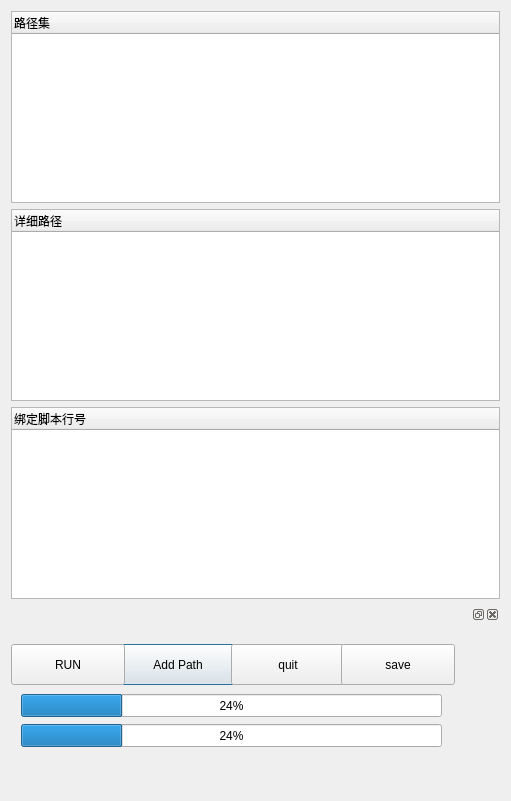
<?xml version="1.0" encoding="UTF-8"?>
<ui version="4.0">
 <class>ExperimentDialog</class>
 <widget class="QDialog" name="ExperimentDialog">
  <property name="geometry">
   <rect>
    <x>0</x>
    <y>0</y>
    <width>511</width>
    <height>801</height>
   </rect>
  </property>
  <property name="windowTitle">
   <string>Dialog</string>
  </property>
  <layout class="QVBoxLayout" name="verticalLayout">
   <item>
    <widget class="QTreeWidget" name="pathList">
     <property name="sizePolicy">
      <sizepolicy hsizetype="Minimum" vsizetype="Expanding">
       <horstretch>0</horstretch>
       <verstretch>0</verstretch>
      </sizepolicy>
     </property>
     <column>
      <property name="text">
       <string>路径集</string>
      </property>
     </column>
    </widget>
   </item>
   <item>
    <widget class="QTreeWidget" name="pathDetail">
     <column>
      <property name="text">
       <string>详细路径</string>
      </property>
     </column>
    </widget>
   </item>
   <item>
    <widget class="QTreeWidget" name="scriptBinder">
     <column>
      <property name="text">
       <string>绑定脚本行号</string>
      </property>
     </column>
    </widget>
   </item>
   <item>
    <widget class="QDockWidget" name="dockWidget">
     <widget class="QWidget" name="dockWidgetContents">
      <widget class="QPushButton" name="addPathBtn">
       <property name="geometry">
        <rect>
         <x>110</x>
         <y>20</y>
         <width>114</width>
         <height>41</height>
        </rect>
       </property>
       <property name="text">
        <string>Add Path</string>
       </property>
       <property name="flat">
        <bool>false</bool>
       </property>
      </widget>
      <widget class="QPushButton" name="runBtn">
       <property name="geometry">
        <rect>
         <x>0</x>
         <y>20</y>
         <width>114</width>
         <height>41</height>
        </rect>
       </property>
       <property name="text">
        <string>RUN</string>
       </property>
      </widget>
      <widget class="QPushButton" name="exitBtn">
       <property name="geometry">
        <rect>
         <x>220</x>
         <y>20</y>
         <width>114</width>
         <height>41</height>
        </rect>
       </property>
       <property name="text">
        <string>quit</string>
       </property>
      </widget>
      <widget class="QPushButton" name="saveBtn">
       <property name="geometry">
        <rect>
         <x>330</x>
         <y>20</y>
         <width>114</width>
         <height>41</height>
        </rect>
       </property>
       <property name="text">
        <string>save</string>
       </property>
      </widget>
      <widget class="QProgressBar" name="globalProgress">
       <property name="geometry">
        <rect>
         <x>10</x>
         <y>70</y>
         <width>421</width>
         <height>23</height>
        </rect>
       </property>
       <property name="value">
        <number>24</number>
       </property>
      </widget>
      <widget class="QProgressBar" name="localProgress">
       <property name="geometry">
        <rect>
         <x>10</x>
         <y>100</y>
         <width>421</width>
         <height>23</height>
        </rect>
       </property>
       <property name="value">
        <number>24</number>
       </property>
      </widget>
     </widget>
    </widget>
   </item>
  </layout>
 </widget>
 <resources/>
 <connections/>
</ui>
